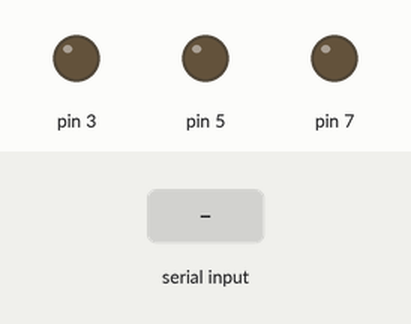
Recording of a sketch running on a simulated Arduino Uno, built with avr-gcc and run on an emulated ATmega328P. Parts: output pins drawn as LEDs (lit = HIGH). The test bench sets the inputs (shaded band).

Above: at 1.2 s.
1.3 s: "f" received over Serial
At 1.4 s:
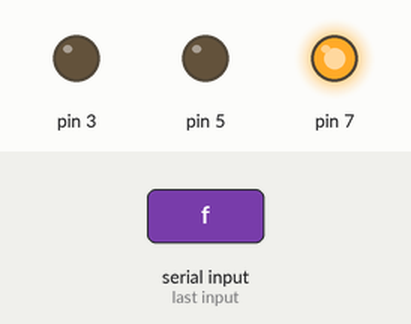
Timing chart, 0 to 4.3 s (numbered marks = the images above; inputs shaded):
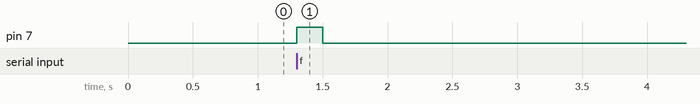

The sketch:

viproj.ino
```cpp
void setup()
{
  pinMode(7,OUTPUT);
  //digitalWrite(7,LOW);

  pinMode(3,OUTPUT);
  //digitalWrite(3,LOW);

  pinMode(5,OUTPUT);
  //digitalWrite(5,LOW);
  Serial.begin(9600);
}

void loop()
{
  if(Serial.available() > 0)
 {

   // Serial.read();
   //Serial.setTimeout(1000);
      if(Serial.read()=='f')
    {

      digitalWrite(7,HIGH);
      digitalWrite(1,LOW);
      digitalWrite(3,LOW);
      delay(200);
      digitalWrite(7,LOW);

    }

     if(Serial.read()=='h')
      {
      digitalWrite(3,HIGH);
      digitalWrite(1,LOW);
      digitalWrite(7,LOW);
      delay(50);
       digitalWrite(3,LOW);
      }
    if(Serial.read()=='p')
      {
      digitalWrite(5,HIGH);
      digitalWrite(1,LOW);
      digitalWrite(3,LOW);
      delay(100);
      digitalWrite(5,LOW);
      }
    else
    {
      digitalWrite(5,LOW);
      digitalWrite(1,LOW);
      digitalWrite(3,LOW);
      delay(150);

      }
   }


    else
    {
      digitalWrite(7,LOW);
      digitalWrite(3,LOW);
      digitalWrite(5,LOW);

    }

    }


    //delay(10000);
```

Measured:
- after the input at 1.3 s, pin 7: LOW → HIGH at once, → LOW 0.20 s later
